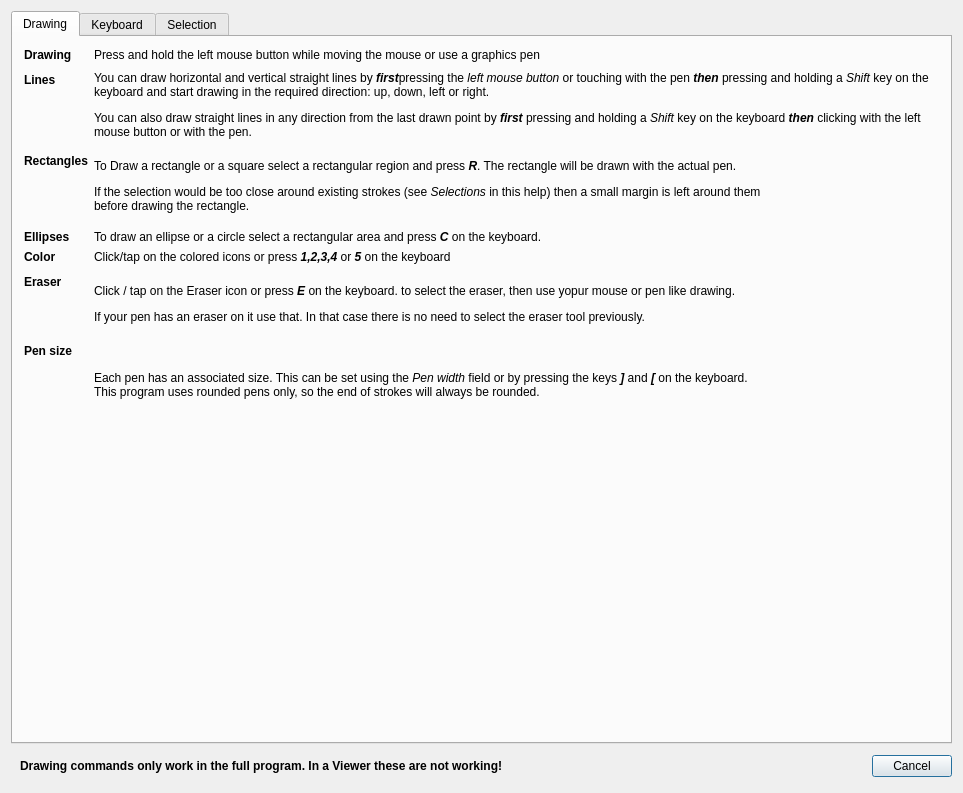
<?xml version="1.0" encoding="UTF-8"?>
<ui version="4.0">
 <class>HelpDialogClass</class>
 <widget class="QDialog" name="HelpDialogClass">
  <property name="geometry">
   <rect>
    <x>0</x>
    <y>0</y>
    <width>883</width>
    <height>771</height>
   </rect>
  </property>
  <property name="windowTitle">
   <string>FalconBoard - Help</string>
  </property>
  <layout class="QVBoxLayout" name="verticalLayout">
   <item>
    <widget class="QTabWidget" name="helpTabWidget">
     <property name="currentIndex">
      <number>0</number>
     </property>
     <widget class="QWidget" name="tabDrawing">
      <attribute name="title">
       <string>Drawing</string>
      </attribute>
      <layout class="QVBoxLayout" name="verticalLayout_2">
       <item>
        <widget class="QWidget" name="widget" native="true">
         <property name="sizePolicy">
          <sizepolicy hsizetype="Preferred" vsizetype="Expanding">
           <horstretch>0</horstretch>
           <verstretch>0</verstretch>
          </sizepolicy>
         </property>
         <layout class="QFormLayout" name="formLayout">
          <property name="labelAlignment">
           <set>Qt::AlignLeading|Qt::AlignLeft|Qt::AlignTop</set>
          </property>
          <property name="leftMargin">
           <number>2</number>
          </property>
          <property name="topMargin">
           <number>2</number>
          </property>
          <property name="rightMargin">
           <number>2</number>
          </property>
          <property name="bottomMargin">
           <number>2</number>
          </property>
          <item row="0" column="0">
           <widget class="QLabel" name="label_4">
            <property name="font">
             <font>
              <weight>75</weight>
              <bold>true</bold>
             </font>
            </property>
            <property name="text">
             <string>Drawing</string>
            </property>
           </widget>
          </item>
          <item row="0" column="1">
           <widget class="QLabel" name="label_5">
            <property name="font">
             <font>
              <weight>50</weight>
              <bold>false</bold>
             </font>
            </property>
            <property name="text">
             <string>&lt;html&gt;&lt;head/&gt;&lt;body&gt;&lt;p&gt;Press and hold the left mouse button while moving the mouse or use a graphics pen&lt;/p&gt;&lt;/body&gt;&lt;/html&gt;</string>
            </property>
            <property name="wordWrap">
             <bool>true</bool>
            </property>
           </widget>
          </item>
          <item row="5" column="0">
           <widget class="QLabel" name="label_2">
            <property name="font">
             <font>
              <weight>75</weight>
              <bold>true</bold>
             </font>
            </property>
            <property name="text">
             <string>Color</string>
            </property>
           </widget>
          </item>
          <item row="5" column="1">
           <widget class="QLabel" name="label">
            <property name="sizePolicy">
             <sizepolicy hsizetype="Preferred" vsizetype="Expanding">
              <horstretch>0</horstretch>
              <verstretch>0</verstretch>
             </sizepolicy>
            </property>
            <property name="font">
             <font>
              <weight>50</weight>
              <bold>false</bold>
             </font>
            </property>
            <property name="text">
             <string>&lt;html&gt;&lt;head/&gt;&lt;body&gt;&lt;p&gt;Click/tap on the colored icons or press &lt;span style=&quot; font-weight:600; font-style:italic;&quot;&gt;1,2,3,4&lt;/span&gt; or &lt;span style=&quot; font-weight:600; font-style:italic;&quot;&gt;5&lt;/span&gt; on the keyboard&lt;/p&gt;&lt;/body&gt;&lt;/html&gt;</string>
            </property>
            <property name="wordWrap">
             <bool>true</bool>
            </property>
           </widget>
          </item>
          <item row="7" column="0">
           <widget class="QLabel" name="label_3">
            <property name="font">
             <font>
              <weight>75</weight>
              <bold>true</bold>
             </font>
            </property>
            <property name="text">
             <string>Eraser</string>
            </property>
           </widget>
          </item>
          <item row="7" column="1">
           <widget class="QLabel" name="label_6">
            <property name="sizePolicy">
             <sizepolicy hsizetype="Preferred" vsizetype="Expanding">
              <horstretch>0</horstretch>
              <verstretch>0</verstretch>
             </sizepolicy>
            </property>
            <property name="font">
             <font>
              <weight>50</weight>
              <bold>false</bold>
             </font>
            </property>
            <property name="text">
             <string>&lt;html&gt;&lt;head/&gt;&lt;body&gt;&lt;p&gt;Click / tap on the Eraser icon or press &lt;span style=&quot; font-weight:600; font-style:italic;&quot;&gt;E&lt;/span&gt; on the keyboard. to select the eraser, then use yopur mouse or pen like drawing.&lt;/p&gt;&lt;p&gt;If your pen has an eraser on it use that. In that case there is no need to select the eraser tool previously.&lt;/p&gt;&lt;/body&gt;&lt;/html&gt;</string>
            </property>
            <property name="wordWrap">
             <bool>true</bool>
            </property>
           </widget>
          </item>
          <item row="9" column="0" colspan="2">
           <widget class="QLabel" name="label_7">
            <property name="font">
             <font>
              <weight>75</weight>
              <bold>true</bold>
             </font>
            </property>
            <property name="text">
             <string>Pen size</string>
            </property>
           </widget>
          </item>
          <item row="10" column="1">
           <widget class="QLabel" name="label_9">
            <property name="sizePolicy">
             <sizepolicy hsizetype="Preferred" vsizetype="Expanding">
              <horstretch>0</horstretch>
              <verstretch>0</verstretch>
             </sizepolicy>
            </property>
            <property name="text">
             <string>&lt;html&gt;&lt;head/&gt;&lt;body&gt;&lt;p&gt;Each pen has an associated size. This can be set using the &lt;span style=&quot; font-style:italic;&quot;&gt;Pen width&lt;/span&gt; field or by pressing the keys &lt;span style=&quot; font-weight:600; font-style:italic;&quot;&gt;]&lt;/span&gt; and &lt;span style=&quot; font-weight:600; font-style:italic;&quot;&gt;[&lt;/span&gt; on the keyboard.&lt;br/&gt;This program uses rounded pens only, so the end of strokes will always be rounded.&lt;/p&gt;&lt;/body&gt;&lt;/html&gt;</string>
            </property>
            <property name="wordWrap">
             <bool>true</bool>
            </property>
           </widget>
          </item>
          <item row="2" column="0">
           <widget class="QLabel" name="label_10">
            <property name="font">
             <font>
              <weight>75</weight>
              <bold>true</bold>
             </font>
            </property>
            <property name="text">
             <string>Lines</string>
            </property>
           </widget>
          </item>
          <item row="2" column="1">
           <widget class="QLabel" name="label_11">
            <property name="sizePolicy">
             <sizepolicy hsizetype="Preferred" vsizetype="Expanding">
              <horstretch>0</horstretch>
              <verstretch>0</verstretch>
             </sizepolicy>
            </property>
            <property name="text">
             <string>&lt;html&gt;&lt;head/&gt;&lt;body&gt;&lt;p&gt;You can draw horizontal and vertical straight lines by &lt;span style=&quot; font-weight:600; font-style:italic;&quot;&gt;first&lt;/span&gt;pressing the &lt;span style=&quot; font-style:italic;&quot;&gt;left mouse button&lt;/span&gt; or touching with the pen &lt;span style=&quot; font-weight:600; font-style:italic;&quot;&gt;then&lt;/span&gt; pressing and holding a &lt;span style=&quot; font-style:italic;&quot;&gt;Shift &lt;/span&gt;key on the keyboard and start drawing in the required direction: up, down, left or right.&lt;/p&gt;&lt;p&gt;You can also draw straight lines in any direction from the last drawn point by &lt;span style=&quot; font-weight:600; font-style:italic;&quot;&gt;first &lt;/span&gt;pressing and holding a &lt;span style=&quot; font-style:italic;&quot;&gt;Shift  &lt;/span&gt;key on the keyboard &lt;span style=&quot; font-weight:600; font-style:italic;&quot;&gt;then&lt;/span&gt; clicking with the left mouse button or with the pen.&lt;/p&gt;&lt;/body&gt;&lt;/html&gt;</string>
            </property>
            <property name="wordWrap">
             <bool>true</bool>
            </property>
           </widget>
          </item>
          <item row="3" column="0">
           <widget class="QLabel" name="label_12">
            <property name="font">
             <font>
              <weight>75</weight>
              <bold>true</bold>
             </font>
            </property>
            <property name="text">
             <string>Rectangles</string>
            </property>
           </widget>
          </item>
          <item row="3" column="1">
           <widget class="QLabel" name="label_13">
            <property name="sizePolicy">
             <sizepolicy hsizetype="Preferred" vsizetype="Expanding">
              <horstretch>0</horstretch>
              <verstretch>0</verstretch>
             </sizepolicy>
            </property>
            <property name="text">
             <string>&lt;html&gt;&lt;head/&gt;&lt;body&gt;&lt;p&gt;To Draw a rectangle or a square select a rectangular region and press &lt;span style=&quot; font-weight:600; font-style:italic;&quot;&gt;R&lt;/span&gt;. The rectangle will be drawn with the actual pen.&lt;/p&gt;&lt;p&gt;If the selection would be too close around existing strokes (see &lt;span style=&quot; font-style:italic;&quot;&gt;Selections&lt;/span&gt; in this help) then a small margin is left around them&lt;br/&gt;before drawing the rectangle.&lt;/p&gt;&lt;/body&gt;&lt;/html&gt;</string>
            </property>
            <property name="wordWrap">
             <bool>true</bool>
            </property>
           </widget>
          </item>
          <item row="4" column="0">
           <widget class="QLabel" name="label_14">
            <property name="font">
             <font>
              <weight>75</weight>
              <bold>true</bold>
             </font>
            </property>
            <property name="text">
             <string>Ellipses</string>
            </property>
           </widget>
          </item>
          <item row="4" column="1">
           <widget class="QLabel" name="label_15">
            <property name="text">
             <string>&lt;html&gt;&lt;head/&gt;&lt;body&gt;&lt;p&gt;To draw an ellipse or a circle select a rectangular area and press &lt;span style=&quot; font-weight:600; font-style:italic;&quot;&gt;C&lt;/span&gt; on the keyboard.&lt;/p&gt;&lt;/body&gt;&lt;/html&gt;</string>
            </property>
           </widget>
          </item>
         </layout>
        </widget>
       </item>
       <item>
        <spacer name="verticalSpacer">
         <property name="orientation">
          <enum>Qt::Vertical</enum>
         </property>
         <property name="sizeHint" stdset="0">
          <size>
           <width>20</width>
           <height>72</height>
          </size>
         </property>
        </spacer>
       </item>
      </layout>
     </widget>
     <widget class="QWidget" name="tabKeyboard">
      <attribute name="title">
       <string>Keyboard</string>
      </attribute>
      <layout class="QVBoxLayout" name="verticalLayout_3" stretch="0,0,1">
       <property name="leftMargin">
        <number>2</number>
       </property>
       <property name="topMargin">
        <number>2</number>
       </property>
       <property name="rightMargin">
        <number>2</number>
       </property>
       <property name="bottomMargin">
        <number>2</number>
       </property>
       <item>
        <widget class="QGroupBox" name="groupBox">
         <property name="font">
          <font>
           <weight>75</weight>
           <bold>true</bold>
          </font>
         </property>
         <property name="title">
          <string>Movement keys</string>
         </property>
         <layout class="QVBoxLayout" name="verticalLayout_4">
          <item>
           <widget class="QLabel" name="label_16">
            <property name="font">
             <font>
              <weight>50</weight>
              <bold>false</bold>
             </font>
            </property>
            <property name="text">
             <string>&lt;html&gt;&lt;head/&gt;&lt;body&gt;&lt;p&gt;&lt;span style=&quot; font-weight:600;&quot;&gt;Move &lt;/span&gt;&lt;span style=&quot; font-weight:600; font-style:italic;&quot;&gt;paper&lt;/span&gt;&lt;span style=&quot; font-weight:600;&quot;&gt; (document) &lt;/span&gt;with the mouse or pen while holding down the spacebar, or&lt;br/&gt;&lt;span style=&quot; font-weight:600;&quot;&gt;Move paper &lt;/span&gt;with arrow keys &lt;span style=&quot; font-weight:600;&quot;&gt;Up/Down/Left/Right&lt;/span&gt; in small steps, or in larger steps if you holding down &lt;span style=&quot; font-weight:600;&quot;&gt;Ctrl&lt;/span&gt; /&lt;span style=&quot; font-weight:600;&quot;&gt;Command&lt;br/&gt;&lt;/span&gt;and half of screen height with &lt;span style=&quot; font-weight:600;&quot;&gt;Page Up/Page Down&lt;/span&gt;.&lt;/p&gt;&lt;p&gt;&lt;span style=&quot; font-weight:600;&quot;&gt;To left side of paper&lt;/span&gt; Home&lt;br/&gt;&lt;span style=&quot; font-weight:600;&quot;&gt;To right side of paper&lt;/span&gt; End&lt;br/&gt;&lt;span style=&quot; font-weight:600;&quot;&gt;To start of paper&lt;/span&gt; Ctrl+Home&lt;br/&gt;&lt;span style=&quot; font-weight:600;&quot;&gt;To End of paper&lt;/span&gt; Ctrl+End&lt;/p&gt;&lt;/body&gt;&lt;/html&gt;</string>
            </property>
            <property name="wordWrap">
             <bool>true</bool>
            </property>
           </widget>
          </item>
         </layout>
        </widget>
       </item>
       <item>
        <widget class="QGroupBox" name="groupBox_3">
         <property name="font">
          <font>
           <weight>75</weight>
           <bold>true</bold>
          </font>
         </property>
         <property name="title">
          <string>Keybord shortcuts - no active selection</string>
         </property>
         <layout class="QHBoxLayout" name="horizontalLayout_3">
          <item>
           <widget class="QLabel" name="label_18">
            <property name="font">
             <font>
              <weight>50</weight>
              <bold>false</bold>
             </font>
            </property>
            <property name="text">
             <string>&lt;html&gt;&lt;head/&gt;&lt;body&gt;&lt;p&gt;&lt;span style=&quot; font-weight:600;&quot;&gt;F1&lt;/span&gt; Show this help&lt;br/&gt;&lt;br/&gt;&lt;span style=&quot; font-weight:600;&quot;&gt;1, 2, 3, 4, 5 &lt;/span&gt;Select Pen color, &lt;span style=&quot; font-weight:600;&quot;&gt;E &lt;/span&gt;Select Eraser&lt;br/&gt;&lt;span style=&quot; font-weight:600;&quot;&gt;X / . (period)&lt;/span&gt; Put a cross / point at the actual cursor position&lt;br/&gt;&lt;span style=&quot; font-weight:600;&quot;&gt;Brace keys &lt;/span&gt;(&lt;span style=&quot; font-weight:600;&quot;&gt;][&lt;/span&gt;) increase / decrease pen size&lt;br/&gt;&lt;span style=&quot; font-weight:600;&quot;&gt;Ctrl/Command&lt;/span&gt; + &lt;span style=&quot; font-weight:600;&quot;&gt;Del&lt;/span&gt; Clear whole document&lt;br/&gt;&lt;span style=&quot; font-weight:600;&quot;&gt;Ctrl/Command&lt;/span&gt; + &lt;span style=&quot; font-weight:600;&quot;&gt;N &lt;/span&gt;Create new document&lt;br/&gt;&lt;span style=&quot; font-weight:600;&quot;&gt;Ctrl/Command&lt;/span&gt; + &lt;span style=&quot; font-weight:600;&quot;&gt;O &lt;/span&gt;Open document&lt;br/&gt;&lt;span style=&quot; font-weight:600;&quot;&gt;Ctrl/Command&lt;/span&gt; + &lt;span style=&quot; font-weight:600;&quot;&gt;P&lt;/span&gt; Print document&lt;br/&gt;&lt;span style=&quot; font-weight:600;&quot;&gt;F4&lt;/span&gt; Take a snapshot of the screen behind FalconBoard&lt;/p&gt;&lt;/body&gt;&lt;/html&gt;</string>
            </property>
           </widget>
          </item>
         </layout>
        </widget>
       </item>
       <item>
        <widget class="QGroupBox" name="groupBox_2">
         <property name="font">
          <font>
           <weight>75</weight>
           <bold>true</bold>
          </font>
         </property>
         <property name="title">
          <string>Keyboard shortcuts with an active selection</string>
         </property>
         <layout class="QVBoxLayout" name="verticalLayout_6">
          <item>
           <widget class="QLabel" name="label_17">
            <property name="font">
             <font>
              <weight>50</weight>
              <bold>false</bold>
             </font>
            </property>
            <property name="text">
             <string>&lt;html&gt;&lt;head/&gt;&lt;body&gt;&lt;p&gt;&lt;span style=&quot; font-weight:600;&quot;&gt;1, 2, 3, 4, 5 &lt;/span&gt;&lt;span style=&quot; font-style:italic;&quot;&gt;Recolor &lt;/span&gt;&lt;span style=&quot; font-weight:600; font-style:italic;&quot;&gt;completely selected&lt;/span&gt;&lt;span style=&quot; font-style:italic;&quot;&gt; strokes&lt;br/&gt;&lt;/span&gt;&lt;span style=&quot; font-weight:600; font-style:italic;&quot;&gt;0, 8, 9, H, V&lt;/span&gt;&lt;span style=&quot; font-style:italic;&quot;&gt; Rotate or flip &lt;/span&gt;&lt;span style=&quot; font-weight:600; font-style:italic;&quot;&gt;completely selected&lt;/span&gt;&lt;span style=&quot; font-style:italic;&quot;&gt; strokes &lt;br/&gt;&lt;/span&gt;&lt;span style=&quot; font-weight:600;&quot;&gt;0 &lt;/span&gt;&lt;span style=&quot; font-style:italic;&quot;&gt;Rotate selection right by 90 degrees&lt;/span&gt;&lt;br/&gt;&lt;span style=&quot; font-weight:600;&quot;&gt;      8 &lt;/span&gt;&lt;span style=&quot; font-style:italic;&quot;&gt;Rotate selection by 180 degrees&lt;/span&gt;&lt;br/&gt;&lt;span style=&quot; font-weight:600;&quot;&gt;      9 &lt;/span&gt;&lt;span style=&quot; font-style:italic;&quot;&gt;Rotate selection left by 90 degrees&lt;br/&gt;&lt;/span&gt;&lt;span style=&quot; font-weight:600;&quot;&gt;H &lt;/span&gt;&lt;span style=&quot; font-style:italic;&quot;&gt;Flip horizontal&lt;/span&gt;&lt;br/&gt;&lt;span style=&quot; font-weight:600;&quot;&gt;V &lt;/span&gt;&lt;span style=&quot; font-style:italic;&quot;&gt;Flip vertical&lt;br/&gt;&lt;/span&gt;&lt;span style=&quot; font-weight:600;&quot;&gt;Ctrl+Ins, Ctrl+C&lt;/span&gt;&lt;span style=&quot; font-style:italic;&quot;&gt; Copy selected strokes &lt;br/&gt;&lt;/span&gt;&lt;span style=&quot; font-weight:600;&quot;&gt;Ctrl+X, Shift+Del&lt;/span&gt;&lt;span style=&quot; font-style:italic;&quot;&gt; Cut selected strokes &lt;br/&gt;&lt;/span&gt;&lt;span style=&quot; font-weight:600;&quot;&gt;Del, BackSpace&lt;/span&gt;&lt;span style=&quot; font-style:italic;&quot;&gt; Delete selected strokes &lt;br/&gt;&lt;/span&gt;&lt;span style=&quot; font-weight:600;&quot;&gt;R key&lt;/span&gt;&lt;span style=&quot; font-style:italic;&quot;&gt; Draw a rectangle around the selected area leaving a small margin around the selected strokes. Press &lt;/span&gt;&lt;span style=&quot; font-weight:600; font-style:italic;&quot;&gt;Ctrl+R &lt;/span&gt;&lt;span style=&quot; font-style:italic;&quot;&gt;if you don't want the margin, &lt;/span&gt;&lt;span style=&quot; font-weight:600; font-style:italic;&quot;&gt;Shift+R&lt;/span&gt;&lt;span style=&quot; font-style:italic;&quot;&gt; for solid rectangle&lt;/span&gt;&lt;span style=&quot; font-weight:600; font-style:italic;&quot;&gt;&lt;br/&gt;&lt;/span&gt;&lt;span style=&quot; font-weight:600;&quot;&gt;C key&lt;/span&gt;&lt;span style=&quot; font-style:italic;&quot;&gt; Draw an ellipse (or circle) inside the selected area, &lt;/span&gt;&lt;span style=&quot; font-weight:600; font-style:italic;&quot;&gt;Shift+C&lt;/span&gt;&lt;span style=&quot; font-style:italic;&quot;&gt; for solid ellipse^circle..&lt;br/&gt;&lt;/span&gt;&lt;span style=&quot; font-weight:600;&quot;&gt;X key &lt;/span&gt;&lt;span style=&quot; font-style:italic;&quot;&gt;Mark the center of a rectangular selection with intersecting lines&lt;/span&gt;&lt;br/&gt;&lt;span style=&quot; font-weight:600;&quot;&gt;. (Dot)&lt;/span&gt;&lt;span style=&quot; font-style:italic;&quot;&gt;Key Mark the center of a rectangular selection with a single point&lt;/span&gt;&lt;/p&gt;&lt;p&gt;&lt;br/&gt;Copy selection with &lt;span style=&quot; font-weight:600;&quot;&gt;Ctrl&lt;/span&gt;+&lt;span style=&quot; font-weight:600;&quot;&gt;C &lt;/span&gt;(&lt;span style=&quot; font-weight:600;&quot;&gt;Command&lt;/span&gt;+&lt;span style=&quot; font-weight:600;&quot;&gt;C&lt;/span&gt;), Cut selection with &lt;span style=&quot; font-weight:600;&quot;&gt;Ctrl&lt;/span&gt;+&lt;span style=&quot; font-weight:600;&quot;&gt;X&lt;/span&gt; (&lt;span style=&quot; font-weight:600;&quot;&gt;Command&lt;/span&gt;+&lt;span style=&quot; font-weight:600;&quot;&gt;X&lt;/span&gt;) Paste by selecting an area at destination then use &lt;span style=&quot; font-weight:600;&quot;&gt;Ctr&lt;/span&gt;l+&lt;span style=&quot; font-weight:600;&quot;&gt;V &lt;/span&gt;(&lt;span style=&quot; font-weight:600;&quot;&gt;Command&lt;/span&gt;+&lt;span style=&quot; font-weight:600;&quot;&gt;V&lt;/span&gt;).&lt;/p&gt;&lt;p&gt;&lt;span style=&quot; font-weight:600;&quot;&gt;F5 &lt;/span&gt;&lt;span style=&quot; font-style:italic;&quot;&gt;Insert vertical space from top of selected area (Moves all drawings down below the top of this selection)&lt;/span&gt;&lt;/p&gt;&lt;p&gt;&lt;span style=&quot; font-weight:600;&quot;&gt;Del &lt;/span&gt;&lt;span style=&quot; font-style:italic;&quot;&gt;Removes selected strokes or, when there are no strokes or images inside the selection area, removes that space&lt;/span&gt;&lt;/p&gt;&lt;p&gt;&lt;span style=&quot; font-weight:600;&quot;&gt;ESC &lt;/span&gt;Hide&lt;span style=&quot; font-style:italic;&quot;&gt; the selection&lt;/span&gt;&lt;/p&gt;&lt;/body&gt;&lt;/html&gt;</string>
            </property>
           </widget>
          </item>
          <item>
           <spacer name="verticalSpacer_3">
            <property name="orientation">
             <enum>Qt::Vertical</enum>
            </property>
            <property name="sizeHint" stdset="0">
             <size>
              <width>20</width>
              <height>40</height>
             </size>
            </property>
           </spacer>
          </item>
         </layout>
        </widget>
       </item>
      </layout>
     </widget>
     <widget class="QWidget" name="tabSelection">
      <attribute name="title">
       <string>Selection</string>
      </attribute>
      <layout class="QVBoxLayout" name="verticalLayout_5">
       <item>
        <widget class="QWidget" name="widget_2" native="true">
         <layout class="QHBoxLayout" name="horizontalLayout">
          <item>
           <widget class="QLabel" name="label_19">
            <property name="text">
             <string>&lt;html&gt;&lt;head/&gt;&lt;body&gt;&lt;p&gt;&lt;span style=&quot; font-weight:600;&quot;&gt;Area selection&lt;br/&gt;&lt;/span&gt;&lt;br/&gt;Press and hold the &lt;span style=&quot; font-weight:600; font-style:italic;&quot;&gt;right mouse (pen) button&lt;/span&gt; or press and hold &lt;span style=&quot; font-weight:600; font-style:italic;&quot;&gt;Ctrl&lt;/span&gt;&lt;span style=&quot; font-weight:600;&quot;&gt; /Command+ &lt;/span&gt;&lt;span style=&quot; font-weight:600; font-style:italic;&quot;&gt;left mouse button&lt;/span&gt; and move the mouse (pen) around. Release the mouse or pen button when finished. &lt;/p&gt;&lt;p&gt;When you release the button the selection shrinks to enclose completely selected strokes. If you don't want the selection to shrink (for instance making a rectangle around a region) press &lt;span style=&quot; font-weight:600; font-style:italic;&quot;&gt;Alt/Option&lt;/span&gt; on the keyboard before releasing the mouse or pen button.&lt;/p&gt;&lt;p&gt;To get a square selection (for drawing squares or circles instead of rectangles or ellipses) press and hold the &lt;span style=&quot; font-weight:600; font-style:italic;&quot;&gt;Shift &lt;/span&gt;key during selection. If you hold the &lt;span style=&quot; font-weight:600; text-decoration: underline;&quot;&gt;Alt/Option&lt;/span&gt; key down then the selection expands from the starting point. So you may draw concentric circles or rectangles.&lt;/p&gt;&lt;p&gt;Area selection will select each and every strokes completely inside the selection area. If you want to select just some strokes, use the method described below.&lt;/p&gt;&lt;p&gt;&lt;span style=&quot; font-weight:600;&quot;&gt;To select a screenshot or pen strokes&lt;/span&gt;&lt;/p&gt;&lt;p&gt;Press and hold &lt;span style=&quot; font-weight:600;&quot;&gt;Ctrl&lt;/span&gt;/&lt;span style=&quot; font-weight:600;&quot;&gt;Command &lt;/span&gt;and click on the screenshot image or on a pen stroke. The topmost screenshot or all strokes below the pen will be selected.&lt;br/&gt;More than one stroke can be selected if you hold down the both the &lt;span style=&quot; font-weight:600; font-style:italic;&quot;&gt;Ctrl/Command&lt;/span&gt; and a &lt;span style=&quot; font-weight:600; font-style:italic;&quot;&gt;Shift&lt;/span&gt; key together and clicking an all strokes you want to select.&lt;/p&gt;&lt;p&gt;&lt;span style=&quot; font-weight:600;&quot;&gt;Area selection during a screenshot (F4) key&lt;br/&gt;&lt;br/&gt;&lt;/span&gt;Press and hold the left mouse button while dragging the mouse. When the button is released the selected area will be copied into the dokument below the pen strokes and becomes selected, redy to move around with the mouse.&lt;/p&gt;&lt;p&gt;Press &lt;span style=&quot; font-weight:600;&quot;&gt;ESC&lt;/span&gt; to remove the selection or to return without a screen shot taken.&lt;/p&gt;&lt;/body&gt;&lt;/html&gt;</string>
            </property>
            <property name="wordWrap">
             <bool>true</bool>
            </property>
           </widget>
          </item>
         </layout>
        </widget>
       </item>
       <item>
        <widget class="QLabel" name="label_8">
         <property name="text">
          <string>&lt;html&gt;&lt;head/&gt;&lt;body&gt;&lt;p&gt;&lt;br/&gt;&lt;/p&gt;&lt;p&gt;&lt;span style=&quot; font-weight:600;&quot;&gt;Move&lt;/span&gt; selected drawings with holding down the &lt;span style=&quot; font-weight:600;&quot;&gt;Left&lt;/span&gt; button, or &lt;span style=&quot; font-weight:600;&quot;&gt;move a copy&lt;/span&gt; by holding down &lt;span style=&quot; font-weight:600;&quot;&gt;Alt/Option&lt;/span&gt; and pressing and holding the &lt;span style=&quot; font-weight:600;&quot;&gt;Left button&lt;/span&gt; or using the pen. &lt;/p&gt;&lt;/body&gt;&lt;/html&gt;</string>
         </property>
        </widget>
       </item>
       <item>
        <spacer name="verticalSpacer_2">
         <property name="orientation">
          <enum>Qt::Vertical</enum>
         </property>
         <property name="sizeHint" stdset="0">
          <size>
           <width>20</width>
           <height>366</height>
          </size>
         </property>
        </spacer>
       </item>
      </layout>
     </widget>
    </widget>
   </item>
   <item>
    <layout class="QHBoxLayout">
     <property name="spacing">
      <number>6</number>
     </property>
     <property name="leftMargin">
      <number>0</number>
     </property>
     <property name="topMargin">
      <number>0</number>
     </property>
     <property name="rightMargin">
      <number>0</number>
     </property>
     <property name="bottomMargin">
      <number>0</number>
     </property>
     <item>
      <widget class="QWidget" name="widget_3" native="true">
       <layout class="QHBoxLayout" name="horizontalLayout_4">
        <item>
         <widget class="QLabel" name="label_20">
          <property name="text">
           <string>&lt;html&gt;&lt;head/&gt;&lt;body&gt;&lt;p&gt;&lt;span style=&quot; font-weight:600;&quot;&gt;Drawing commands only work in the full program. In a Viewer these are not working!&lt;/span&gt;&lt;/p&gt;&lt;/body&gt;&lt;/html&gt;</string>
          </property>
         </widget>
        </item>
       </layout>
      </widget>
     </item>
     <item>
      <spacer>
       <property name="orientation">
        <enum>Qt::Horizontal</enum>
       </property>
       <property name="sizeHint" stdset="0">
        <size>
         <width>131</width>
         <height>31</height>
        </size>
       </property>
      </spacer>
     </item>
     <item>
      <widget class="QPushButton" name="cancelButton">
       <property name="text">
        <string>Cancel</string>
       </property>
      </widget>
     </item>
    </layout>
   </item>
  </layout>
 </widget>
 <resources/>
 <connections>
  <connection>
   <sender>cancelButton</sender>
   <signal>clicked()</signal>
   <receiver>HelpDialogClass</receiver>
   <slot>reject()</slot>
   <hints>
    <hint type="sourcelabel">
     <x>369</x>
     <y>253</y>
    </hint>
    <hint type="destinationlabel">
     <x>179</x>
     <y>282</y>
    </hint>
   </hints>
  </connection>
 </connections>
</ui>
